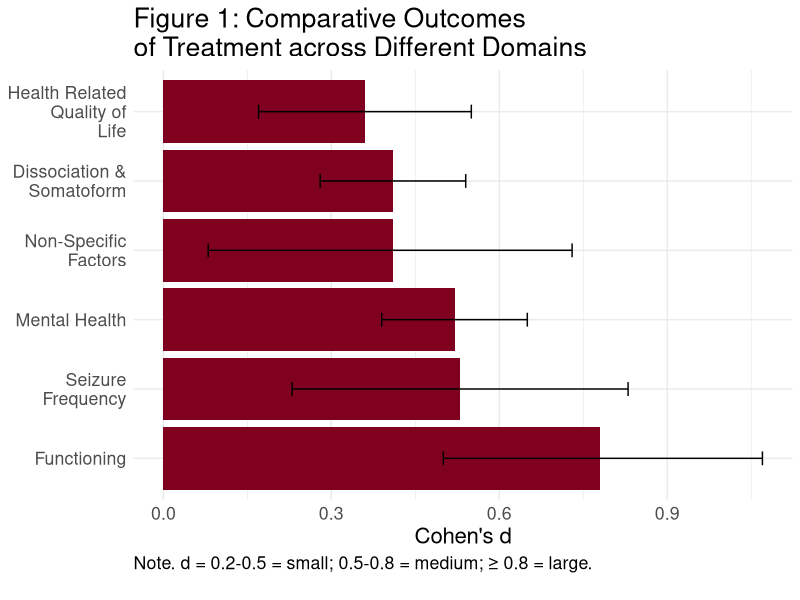
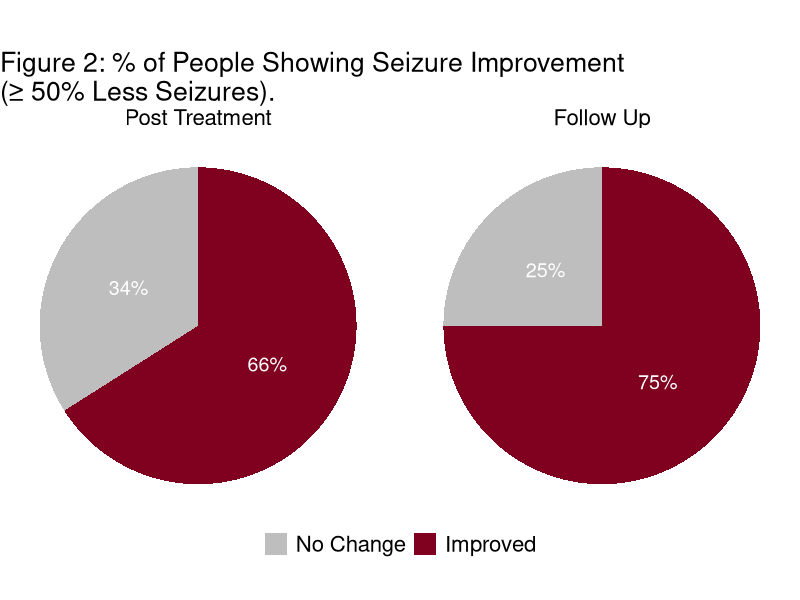
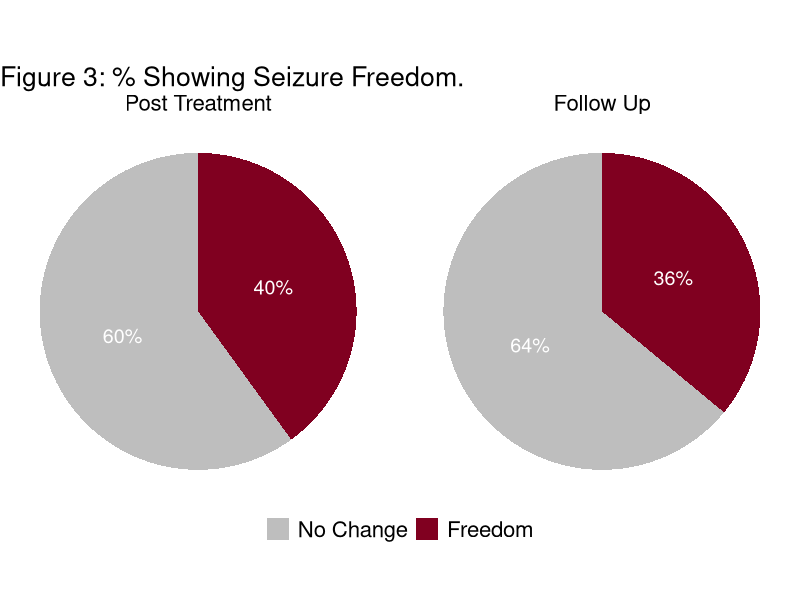

Write the R code that produced these figures, in order.
## ---- chunk 1
knitr::opts_chunk$set(echo = FALSE,
                      warning = FALSE,
                      tidy = FALSE,
                      message = FALSE,
                      fig.align = 'center',
                      out.width = "100%")
options(knitr.table.format = "html") 
## ---- chunk 2
library(ggplot2)
library(forcats)

data <- data.frame(
  Category = forcats::fct_inorder(c("Functioning", "Seizure Frequency", "Mental Health",
                                     "Non-Specific Factors", "Dissociation & Somatoform", "Health Related Quality of Life")),
  Value =    c(0.78, 0.53, 0.52, 0.41, 0.41, 0.36),
  CI_lower = c(0.50, 0.23, 0.39, 0.08, 0.28, 0.17),  # Example lower CI bounds
  CI_upper = c(1.07, 0.83, 0.65, 0.73, 0.54, 0.55)   # Example upper CI bounds
)

# Create a bar plot with confidence intervals
ggplot(data, aes(x = Category, y = Value)) +
  geom_bar(stat = "identity", fill = "#800020") +  # Use the specified color
  geom_errorbar(aes(ymin = CI_lower, ymax = CI_upper), width = 0.2, color = "black") +  # Add error bars
  labs(
    title = "Figure 1: Comparative Outcomes\nof Treatment across Different Domains",
    x = NULL, #"Outcome Domain",
    y = "Cohen's d",
    caption = "Note. d = 0.2-0.5 = small; 0.5-0.8 = medium; ≥ 0.8 = large.
") +
  scale_x_discrete(labels = scales::label_wrap(15)) +
  theme_minimal() +
  coord_flip() +
  theme(
    text = element_text(size = 16),
    plot.title = element_text(#family = 'Helvetica', 
                                #color = '#666666', 
                                #face = 'bold', 
                                #size = 18, 
                                hjust = 0),
    plot.caption = element_text(#family = 'Helvetica', 
                                #color = '#666666', 
                                #face = 'bold', 
                                #size = 18, 
                                hjust = 0),
  )



## ---- chunk 3
library(ggplot2)
library(dplyr)

# Create data for four pie charts
data <- data.frame(
  category = forcats::fct_inorder(rep(c("No Change", "Improved"), times = 2)),
  proportion = c(0.34, 0.66, 0.25, 0.75),
  chart = forcats::fct_inorder(rep(c("Post Treatment", "Follow Up"), each = 2))
)

# Create pie charts using ggplot2
ggplot(data, aes(x = "", y = proportion, fill = category)) +
  geom_bar(stat = "identity", width = 1) +
  coord_polar(theta = "y") +
  facet_wrap(~ chart) +
  theme_void() +  # Removes axes and background
  labs(fill = NULL) + 
  theme(legend.position = "bottom") +
  ggplot2::labs(title = "Figure 2: % of People Showing Seizure Improvement\n(≥ 50% Less Seizures).") +
  scale_fill_manual(values = c("No Change" = "grey", "Improved" = "#800020")) +
  geom_text(aes(label = scales::percent(proportion)), 
            position = position_stack(vjust = 0.5), 
            color = "white", size = 5) +
  theme(
    text = element_text(size = 16),
    plot.title = element_text(hjust = 0),
    plot.caption = element_text(hjust = 0),
    strip.text = element_text(size = 16),
    legend.text = element_text(size = 16),
  )

## ---- chunk 4
library(ggplot2)
library(dplyr)

# Create data for four pie charts
data <- data.frame(
  category = forcats::fct_inorder(rep(c("No Change", "Freedom"), times = 2)),
  proportion = c(0.60, 0.40, 0.64, 0.36),
  chart = forcats::fct_inorder(rep(c("Post Treatment", "Follow Up"), each = 2))
)

# Create pie charts using ggplot2
ggplot(data, aes(x = "", y = proportion, fill = category)) +
  geom_bar(stat = "identity", width = 1) +
  coord_polar(theta = "y") +
  facet_wrap(~ chart) +
  theme_void() + # Removes axes and background``
  labs(fill = NULL) + 
  theme(legend.position = "bottom") +
  labs(title = "Figure 3: % Showing Seizure Freedom.") +
  scale_fill_manual(values = c("No Change" = "grey", "Freedom" = "#800020")) +
  geom_text(aes(label = scales::percent(proportion)), 
            position = position_stack(vjust = 0.5), 
            color = "white", size = 5) +
  theme(
    text = element_text(size = 16),
    plot.title = element_text(#family = 'Helvetica', 
                                #color = '#666666', 
                                #face = 'bold', 
                                #size = 18, 
                                hjust = 0),
    plot.caption = element_text(#family = 'Helvetica', 
                                #color = '#666666', 
                                #face = 'bold', 
                                #size = 18, 
                                hjust = 0),
  ) +
  theme(
    text = element_text(size = 16),
    plot.title = element_text(hjust = 0),
    plot.caption = element_text(hjust = 0),
    strip.text = element_text(size = 16),
    legend.text = element_text(size = 16),
  )

